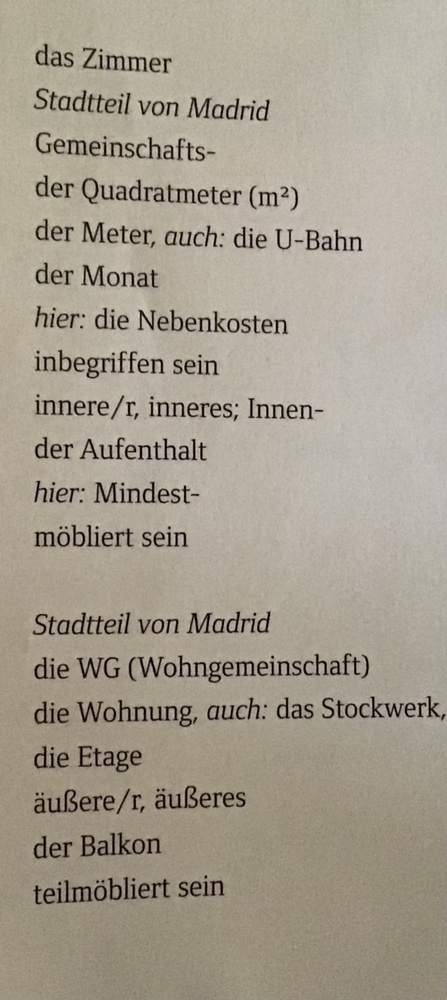
#> input picture Scripts/Spanish/VocabMaster/Images/German.jpg, 447 x 1000 px, shrunk from 687 x 1536 before the run, found by its file name; its folder holds only this picture in this run
$ python imageToText.py
#> lines starting #> are read from the running program, lines starting #| are printed output that depends on the picture
import cv2 as cv
import pytesseract as pytes
import os


pytes.pytesseract.tesseract_cmd = "C:\\Program Files\\Tesseract-OCR\\tesseract.exe"

for img in os.listdir("images"):
    imagePath = "images\\"+img
    image = cv.imread(imagePath)
#> image is the input picture: shape (1000, 447, 3); mean B, G, R 143.1, 158.1, 166.2
    image = cv.cvtColor(image,cv.COLOR_BGR2GRAY)
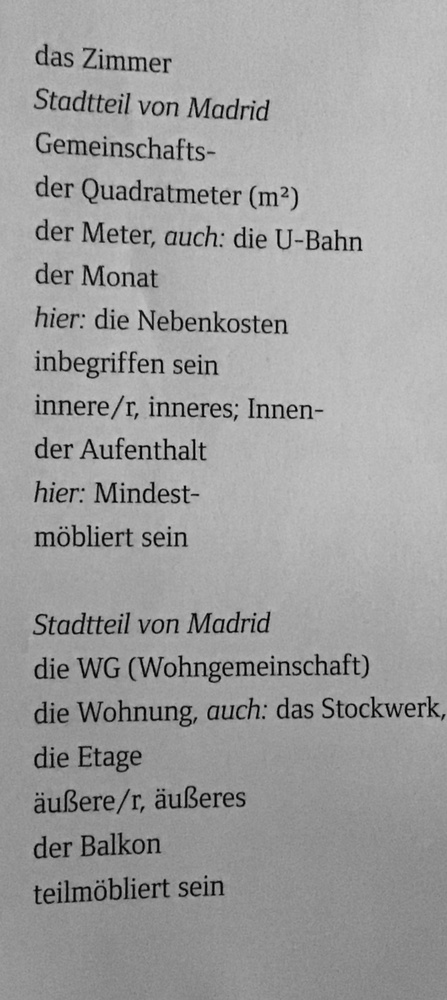
#> image: shape (1000, 447); min 1, max 214, mean 158.8
#> (the run stopped early here; a loop or call above may not have finished)

$ run again, on Scripts/Spanish/VocabMaster/Images/Spanish.jpg
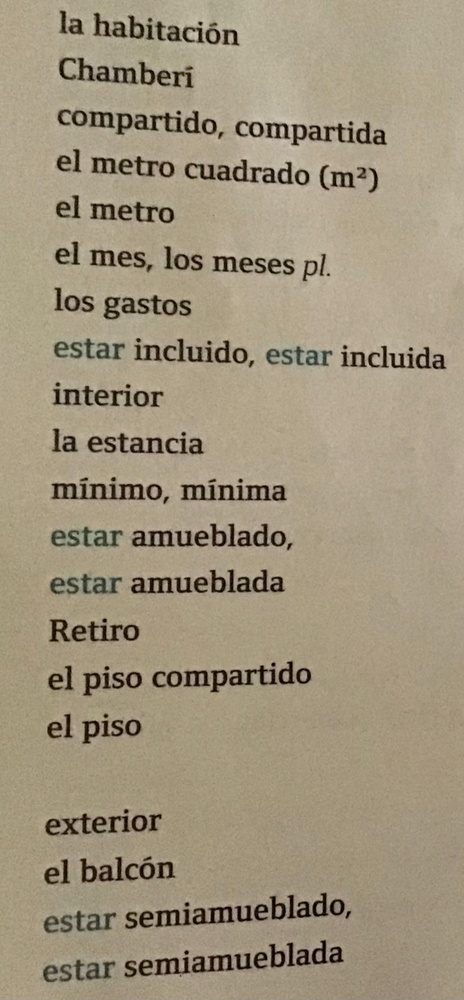
#> input picture Scripts/Spanish/VocabMaster/Images/Spanish.jpg, 464 x 1000 px, shrunk from 712 x 1536 before the run, found by its file name
#> image is the input picture: shape (1000, 464, 3); mean B, G, R 126.2, 149.3, 161.6
#> `image = cv.cvtColor(image,cv.COLOR_BGR2GRAY)`:
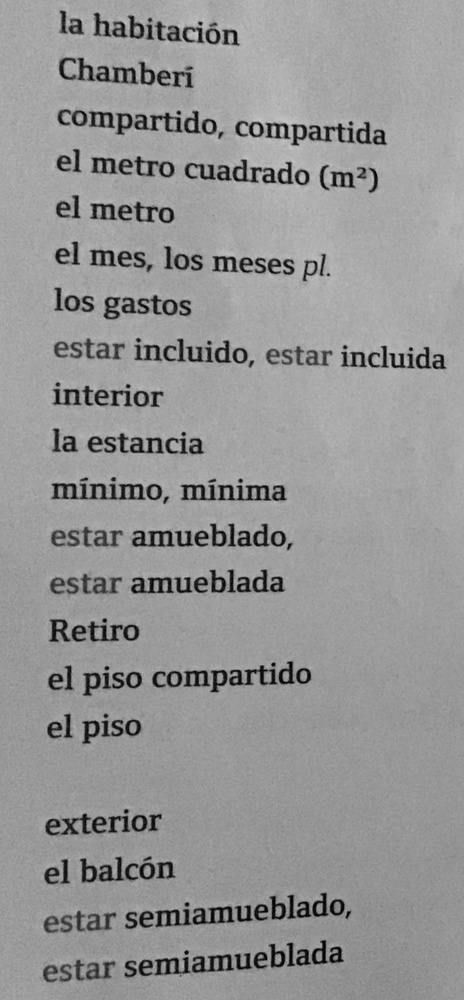
#> image: shape (1000, 464); min 2, max 199, mean 150.4
